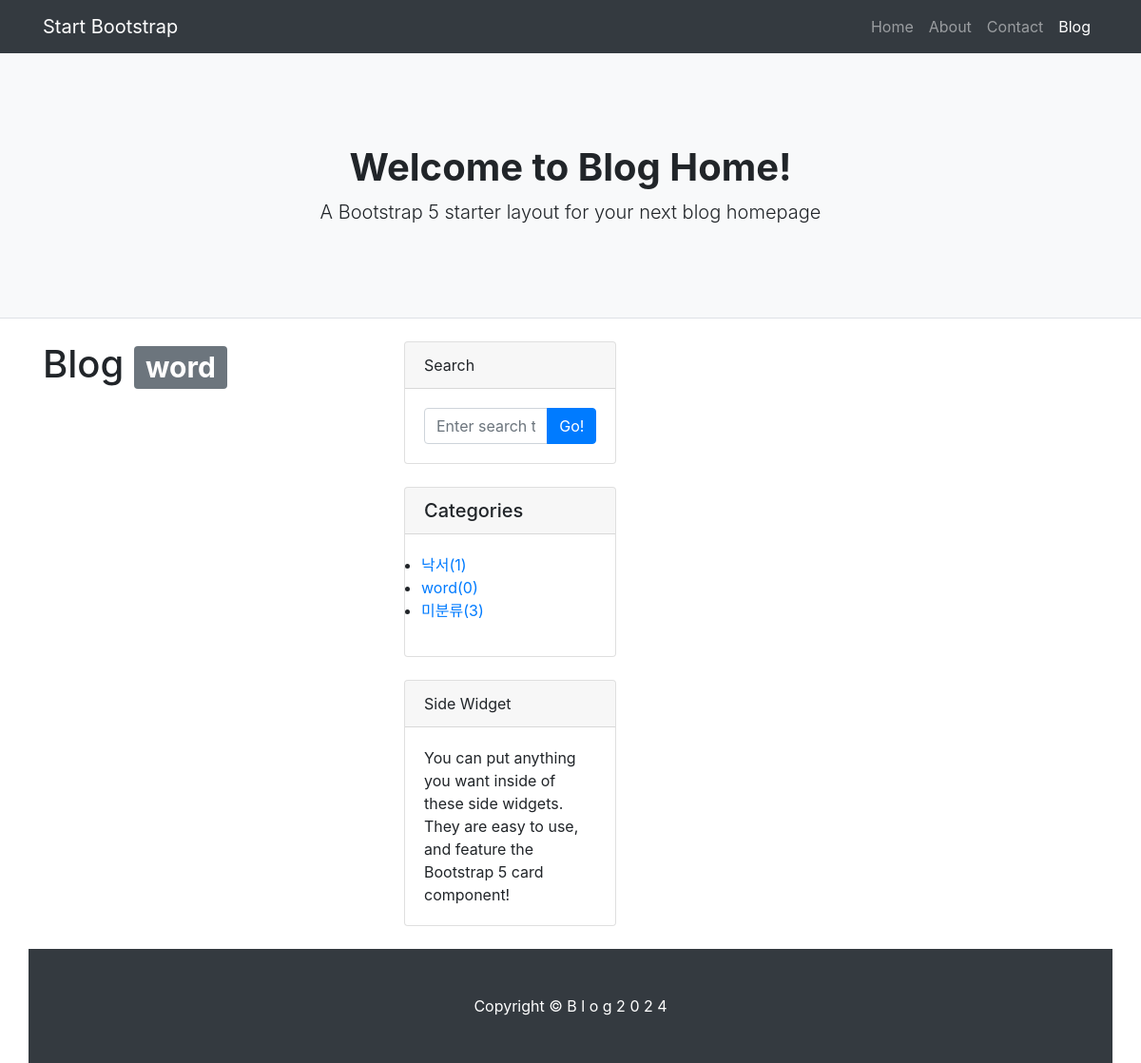
The page /category/word/ on the database its author committed.
### blog/models.py (models this page shows)
class Category(models.Model):
    name = models.CharField(max_length=50, unique=True)
    slug = models.SlugField(max_length=200, unique=True, allow_unicode=True)
    def __str__(self):
        return self.name
    def get_absolute_url(self):
        return f'/blog/category/{self.slug}/'
    class Meta:
        verbose_name_plural = 'Categories'

### blog/views.py (the view)
# urls.py: path('category/<str:slug>/', views.category_page),
def category_page(request,slug):
    if slug=='no_category':
        category='미분류'
        post_list=Post.objects.filter(category=None)
    else:
        category = Category.objects.get(slug=slug)
        post_list=Post.objects.filter(category=category)
    return render(
        request,
        'blog/blog_main.html',
        {
            'post_list': post_list,
            'categories': Category.objects.all(),
            'no_category_post_count':Post.objects.filter(category=None).count(),
            'category':category
        }
    )

### blog/templates/blog/blog_main.html (shortened to what this page needs)
{%extends './layout.html'%}
{%load static%}
{%block content%}
<header class="py-5 bg-light border-bottom mb-4">
  <div class="container">
    <div class="text-center my-5">
      <h1 class="fw-bolder">Welcome to Blog Home!</h1>
      <p class="lead mb-0">A Bootstrap 5 starter layout for your next blog homepage</p></div>
  </div>
</header>
<div class="container">
  <div class="row">
    <div class="col-lg-8">
      <div class="row">
        <div class="col-lg-6">
          <h1>Blog
            {%if category%}<span class="badge badge-secondary">{{category}}</span>{%endif%}
          </h1>
        </div>
{%endblock%}

### blog/templates/blog/layout.html (shortened to what this page needs)
<!DOCTYPE html>
<html lang="ko">
<head>
    <link href="../../static/styles.css" rel="stylesheet" />
    <link href="https://stackpath.bootstrapcdn.com/bootstrap/4.5.2/css/bootstrap.min.css" rel="stylesheet">
</head>
<body>
    <nav class="navbar navbar-expand-lg navbar-dark bg-dark">
        <div class="container">
            <a class="navbar-brand" href="#!">Start Bootstrap</a>
            <div class="collapse navbar-collapse" id="navbarSupportedContent">
                <ul class="navbar-nav ms-auto mb-2 mb-lg-0">
                    <li class="nav-item"><a class="nav-link" href="#">Home</a></li>
                    <li class="nav-item"><a class="nav-link" href="#!">About</a></li>
                    <li class="nav-item"><a class="nav-link" href="#!">Contact</a></li>
                    <li class="nav-item"><a class="nav-link active" aria-current="page" href="#">Blog</a></li>
                </ul>
            </div>
        </div>
    </nav>
{%block content%}{%endblock%}
    <div class="col-lg-4">
        <div class="card mb-4">
            <div class="card-header">Search</div>
            <div class="card-body">
                <div class="input-group">
                    <input class="form-control" type="text" placeholder="Enter search term..." aria-label="Enter search term..." aria-describedby="button-search" />
                    <button class="btn btn-primary" id="button-search" type="button">Go!</button>
                </div>
            </div>
        </div>
        <div class="card mb-4" id="categoris-card">
            <h5 class="card-header">Categories</h5>
            <div class="card-body">
                <div class="row">
                    <ul>
                        {%for category in categories%}
                        <li>
                            <a href="{{category.get_absolute_url}}">{{category}}({{category.post_set.count}})</a>
                        </li>
                        {%endfor%}
                        <li>
                            <a href="/blog/category/no_category/">미분류({{no_category_post_count}})</a>
                        </li>
                    </ul>
                </div>
            </div>
        </div>
        <div class="card mb-4">
            <div class="card-header">Side Widget</div>
            <div class="card-body">You can put anything you want inside of these side widgets. They are easy to use, and feature the Bootstrap 5 card component!</div>
        </div>
    </div>
    </div>
    </div>
    <footer class="py-5 bg-dark">
        <div class="container"><p class="m-0 text-center text-white">Copyright &copy; B l o g 2 0 2 4 </p></div>
    </footer>
</body>
</html>

### rows shown on the page
Category: name "word", post_set.count "0"
Category: name "낙서", post_set.count "1"

### other values the page prints
{{ no_category_post_count }} "3"
